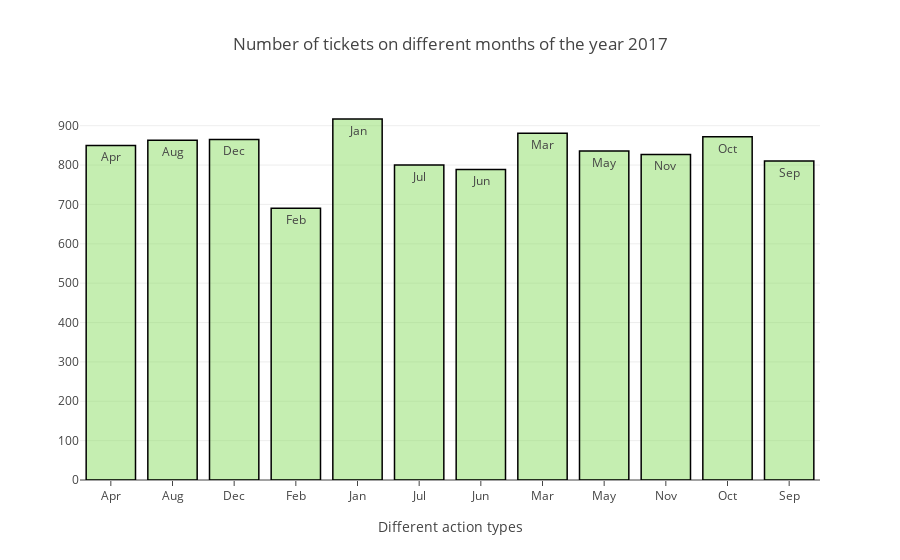

The cell this chart's notebook holds for it:
### Code cell
trace2 = go.Bar(
                x = df2.Month,
                y = df2.ticket_count,
                name = "citations",
                marker = dict(color = 'rgba(140, 222, 100, 0.5)',
                             line=dict(color='rgb(0,0,0)',width=1.5)),
                text = df2.Month)

data = [trace2]
#layout = go.Layout(barmode = "group")
layout = dict(title = 'Number of tickets on different months of the year 2017',
              xaxis= dict(title= 'Different action types',ticklen= 5,zeroline= False)
             )
fig = go.Figure(data = data, layout = layout)
py.offline.iplot(fig)

### Figure 1 — Plotly figure (JSON) as saved in the notebook; plotly's stock layout.template omitted (floating-point values rounded to 4 significant figures)
{"data": [{"marker": {"color": "rgba(140, 222, 100, 0.5)", "line": {"color": "rgb(0,0,0)", "width": 1.5}}, "name": "citations", "text": ["Apr", "Aug", "Dec", "Feb", "Jan", "Jul", "Jun", "Mar", "May", "Nov", "Oct", "Sep"], "type": "bar", "uid": "a3cc1634-c2de-4ba6-a3f1-1c00bc0b06a3", "x": ["Apr", "Aug", "Dec", "Feb", "Jan", "Jul", "Jun", "Mar", "May", "Nov", "Oct", "Sep"], "y": [850, 863, 865, 690, 917, 800, 789, 881, 836, 827, 872, 810]}], "layout": {"title": "Number of tickets on different months of the year 2017", "xaxis": {"ticklen": 5, "title": "Different action types", "zeroline": false}}}
